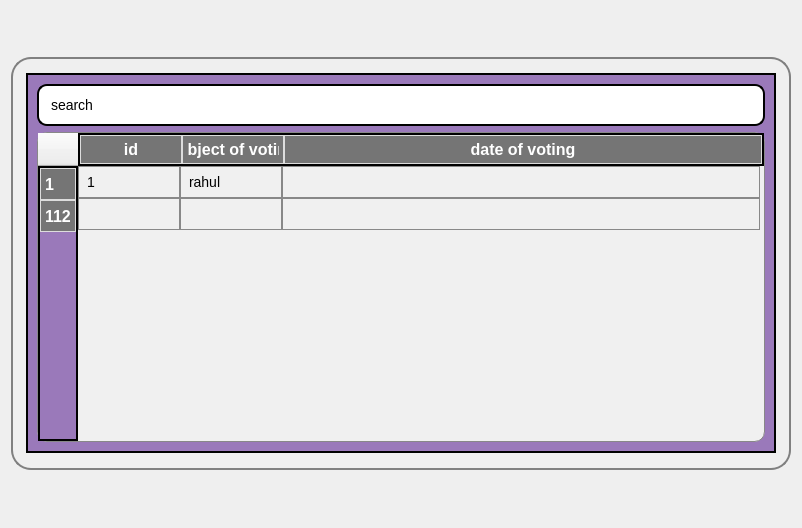
<?xml version="1.0" encoding="UTF-8"?>
<ui version="4.0">
 <class>votingFrame</class>
 <widget class="QFrame" name="votingFrame">
  <property name="geometry">
   <rect>
    <x>0</x>
    <y>0</y>
    <width>802</width>
    <height>528</height>
   </rect>
  </property>
  <property name="windowTitle">
   <string>Frame</string>
  </property>
  <layout class="QGridLayout" name="gridLayout">
   <item row="0" column="0">
    <widget class="QWidget" name="widget" native="true">
     <property name="sizePolicy">
      <sizepolicy hsizetype="Preferred" vsizetype="Preferred">
       <horstretch>0</horstretch>
       <verstretch>0</verstretch>
      </sizepolicy>
     </property>
     <property name="minimumSize">
      <size>
       <width>0</width>
       <height>0</height>
      </size>
     </property>
     <property name="maximumSize">
      <size>
       <width>16777215</width>
       <height>413</height>
      </size>
     </property>
     <property name="styleSheet">
      <string notr="true">#widget
{
border:2px solid gray;
border-radius:20px;
}</string>
     </property>
     <layout class="QVBoxLayout" name="verticalLayout_2">
      <property name="leftMargin">
       <number>15</number>
      </property>
      <property name="topMargin">
       <number>15</number>
      </property>
      <property name="rightMargin">
       <number>15</number>
      </property>
      <property name="bottomMargin">
       <number>15</number>
      </property>
      <item>
       <widget class="QFrame" name="frame_8">
        <property name="minimumSize">
         <size>
          <width>0</width>
          <height>0</height>
         </size>
        </property>
        <property name="maximumSize">
         <size>
          <width>1000</width>
          <height>380</height>
         </size>
        </property>
        <property name="styleSheet">
         <string notr="true">QFrame{
border: 2px solid #000;  /* Adds a 2px solid black border */
    border-radius: 0px;     /* Optional: Adds rounded corners */
    background-color: #9A79BA;  /* Optional: Adds a background color */
}</string>
        </property>
        <property name="frameShape">
         <enum>QFrame::StyledPanel</enum>
        </property>
        <property name="frameShadow">
         <enum>QFrame::Raised</enum>
        </property>
        <layout class="QVBoxLayout" name="verticalLayout_4">
         <item>
          <widget class="QLineEdit" name="lineEdit_2">
           <property name="minimumSize">
            <size>
             <width>0</width>
             <height>35</height>
            </size>
           </property>
           <property name="styleSheet">
            <string notr="true">QLabel {
    background-color: #ffffff; /* White background */
    border: 2px solid black; /* Green border */
    border-radius: 10px; /* Rounded corners */
    padding: 10px; /* Padding */
    font-family: 'Arial', sans-serif; /* Font family */
    font-size: 14px; /* Font size */
    transition: all 0.3s ease; /* Smooth transition for hover effect */
}

QLabel:hover {
    background-color: #f0f0f0; /* Light grey background on hover */
    border-color: #3e8e41; /* Darker green border on hover */
    color: #000000; /* Black text color on hover */
}

QLineEdit {
    background-color: #ffffff; /* White background */
    border: 2px solid black; /* Green border */
    border-radius: 10px; /* Rounded corners */
    padding: 10px; /* Padding */
    font-family: 'Arial', sans-serif; /* Font family */
    font-size: 14px; /* Font size */
    transition: all 0.3s ease; /* Smooth transition */
}

QLineEdit:focus {
    border-color: gray; /* Darker green border on focus */
}
</string>
           </property>
           <property name="text">
            <string>search</string>
           </property>
          </widget>
         </item>
         <item>
          <widget class="QTableWidget" name="tableWidget_2">
           <property name="minimumSize">
            <size>
             <width>0</width>
             <height>0</height>
            </size>
           </property>
           <property name="maximumSize">
            <size>
             <width>16777215</width>
             <height>16777215</height>
            </size>
           </property>
           <property name="styleSheet">
            <string notr="true">QTableWidget {
    border: 1px solid #888888; /* Green border for the table */
    border-radius: 10px; /* Rounded corners */
    background-color: #f0f0f0; /* Light grey background */
    font-family: 'Arial', sans-serif; /* Font for the table cells */
    font-size: 14px; /* Font size for the table cells */
}

QTableWidget::item {
    border: 1px solid #888888; /* Grey border for each cell */
    padding: 5px; /* Padding inside each cell */
    margin: px; /* Margin between cells */
    font-family: 'Arial', sans-serif; /* Font for the table cells */
    font-size: 14px; /* Font size for the table cells */
}

QHeaderView::section {
    background-color: #757575; /* Green header background */
    color: white; /* White text in the header */
    padding: 4px; /* Padding in header cells */
    border: 1px solid #dddddd; /* Border for header cells */
    font-family: 'Verdana', sans-serif; /* Font for the header */
    font-size: 16px; /* Font size for the header */
    font-weight: bold; /* Bold font for the header */

}
            QScrollBar:vertical {
                
                background: #653C87;
                
         
            }

</string>
           </property>
           <property name="lineWidth">
            <number>1</number>
           </property>
           <property name="midLineWidth">
            <number>0</number>
           </property>
           <property name="autoScrollMargin">
            <number>16</number>
           </property>
           <property name="textElideMode">
            <enum>Qt::ElideRight</enum>
           </property>
           <property name="showGrid">
            <bool>false</bool>
           </property>
           <property name="wordWrap">
            <bool>true</bool>
           </property>
           <property name="rowCount">
            <number>2</number>
           </property>
           <property name="columnCount">
            <number>3</number>
           </property>
           <attribute name="horizontalHeaderVisible">
            <bool>true</bool>
           </attribute>
           <attribute name="horizontalHeaderMinimumSectionSize">
            <number>21</number>
           </attribute>
           <attribute name="horizontalHeaderDefaultSectionSize">
            <number>102</number>
           </attribute>
           <attribute name="horizontalHeaderShowSortIndicator" stdset="0">
            <bool>false</bool>
           </attribute>
           <attribute name="horizontalHeaderStretchLastSection">
            <bool>true</bool>
           </attribute>
           <attribute name="verticalHeaderMinimumSectionSize">
            <number>22</number>
           </attribute>
           <attribute name="verticalHeaderDefaultSectionSize">
            <number>32</number>
           </attribute>
           <row>
            <property name="text">
             <string>1</string>
            </property>
           </row>
           <row>
            <property name="text">
             <string>112</string>
            </property>
           </row>
           <column>
            <property name="text">
             <string>id</string>
            </property>
            <property name="font">
             <font>
              <pointsize>8</pointsize>
             </font>
            </property>
           </column>
           <column>
            <property name="text">
             <string>subject of voting</string>
            </property>
           </column>
           <column>
            <property name="text">
             <string>date of voting</string>
            </property>
           </column>
           <item row="0" column="0">
            <property name="text">
             <string>1</string>
            </property>
           </item>
           <item row="0" column="1">
            <property name="text">
             <string>rahul</string>
            </property>
           </item>
          </widget>
         </item>
        </layout>
       </widget>
      </item>
     </layout>
    </widget>
   </item>
  </layout>
 </widget>
 <resources/>
 <connections/>
</ui>
